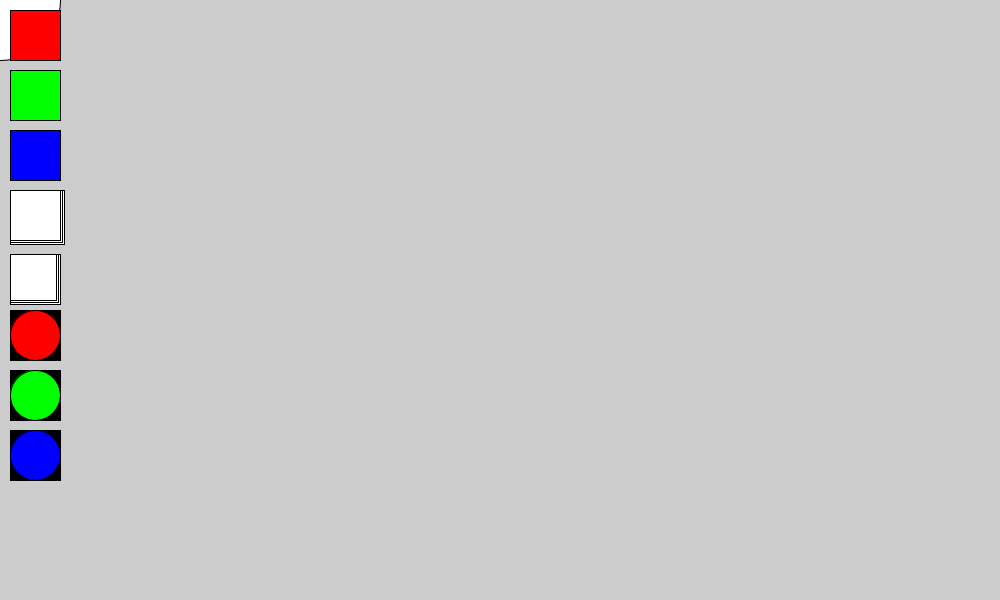
Frame 1 (no input)
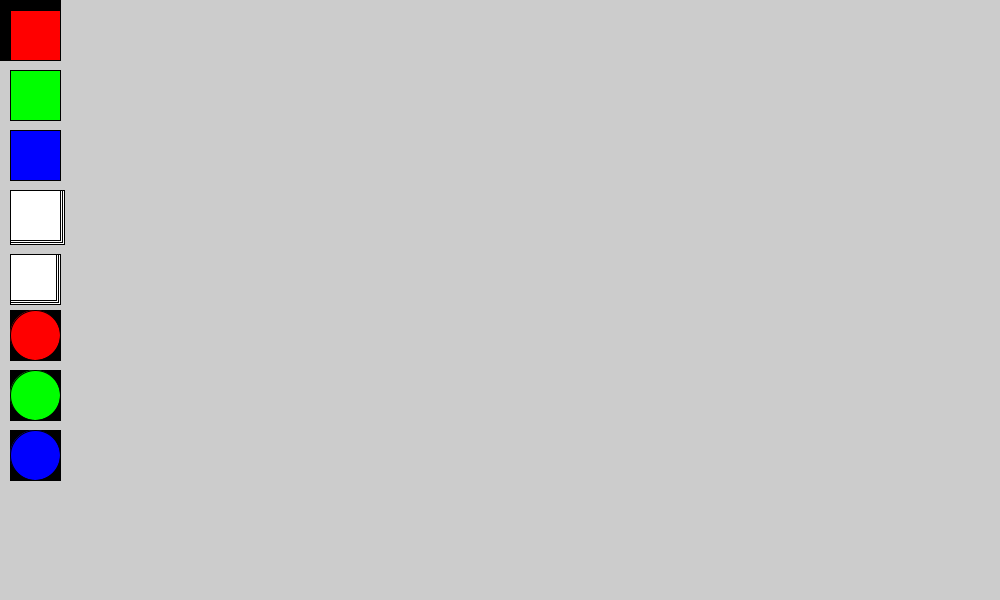
Frame 60 (the mouse pressed at the canvas centre just before this capture)
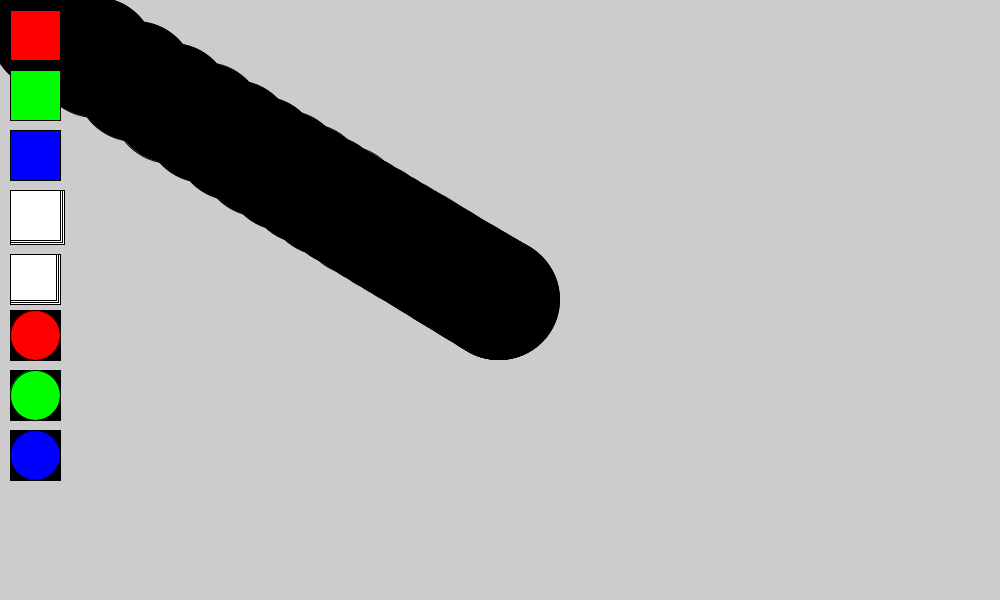
Frame 120 (the mouse held since frame 60 and released just before this capture)

The Processing sketch that drew these frames (run headless with seeded random() and noise(); from frame 60 on, the mouse is pressed at the canvas centre):

// Processing sketch: processing_105171
// ── processing_105171.pde

void setup() {
  //frameRate(20);
  size(1000,600);
 // background(0);
}

  //float seconds = 0;
  float x;
  float y;
  float easing=0.1;
  
  int brushWidth = 120;
  int brushHeight = 120;
  
  int brushColorA;
  int brushColorB;
  int brushColorC;

  
  
void draw() {
  //seconds += 1.0/60.0;
  //seconds = seconds/60;
  //println(seconds);
  //background(0);
  //x = (mouseX * .5)+(width/4);
  //y = (mouseY * .5)+(height/4);
  //ellipse(x,y,50,50);
  
  float targetX = mouseX;
  x += (targetX - x) *easing;
 // ellipse(x,40,12,12);
  println(targetX + " : " + x);
 
  float targetY = mouseY;
  y += (targetY - y) *easing;
  ellipse(x,y,brushWidth,brushHeight);
  
 fill(255,0,0); // button to turn background red
  rect(10,10,50,50);
  if ((mouseX>10 && mouseX<60 && mouseY>10 && mouseY<60)){
    background(255,0,0);
  }
  
 fill(0,255,0); // button to turn background green
  rect(10,70,50,50);
  if ((mouseX>10 && mouseX<60 && mouseY>70 && mouseY<120)){
    background(0,255,0);
  }
  
 fill(0,0,255); // button to turn background blue
  rect(10,130,50,50);
  if ((mouseX>10 && mouseX<60 && mouseY>130 && mouseY<180)){
    background(0,0,255);
  }
  
  fill(255); //increase brush size
  rect(10,190,54,54);
  rect(10,190,52,52);
  rect(10,190,50,50);
  if ((mouseX>10 && mouseX<60 && mouseY>190 && mouseY<240)){
    brushWidth += 3;
    brushHeight += 3;
  }  
  fill(255); //decrease brush size
  rect(10,254,50,50);
  rect(10,254,48,48);
  rect(10,254,46,46);
  if ((mouseX>10 && mouseX<60 && mouseY>254 && mouseY<304)){
    brushWidth -= 3;
    brushHeight -= 3;
  }
   
  fill(0);
  rect(10,310,50,50);
  fill(255,0,0); // button to turn brush red
  ellipse(35,335,50,50);
  if ((mouseX>10 && mouseX<60 && mouseY>310 && mouseY<360)){
    fill(255,0,0);
    brushColorA = 255;
    brushColorB = 0;
    brushColorC = 0;
  }
  else{
    
    fill(0);
    rect(10,370,50,50);
    fill(0,255,0); // button to turn brush green
    ellipse(35,395,50,50);
    if ((mouseX>10 && mouseX<60 && mouseY>370 && mouseY<420)){
      fill(0,255,0);
      brushColorA = 0;
      brushColorB = 255;
      brushColorC = 0;
    }
    else {
      fill(0); // button to turn brush blue
      rect(10,430,50,50);
      fill(0,0,255);
      ellipse(35,455,50,50);
      if ((mouseX>10 && mouseX<60 && mouseY>430 && mouseY<480)){
        fill(0,0,255);
        brushColorA = 0;
        brushColorB = 0;
        brushColorC = 255;
       }
      else {
    }
    }
  
  }
 fill(brushColorA, brushColorB, brushColorC); //reset color
  
}
